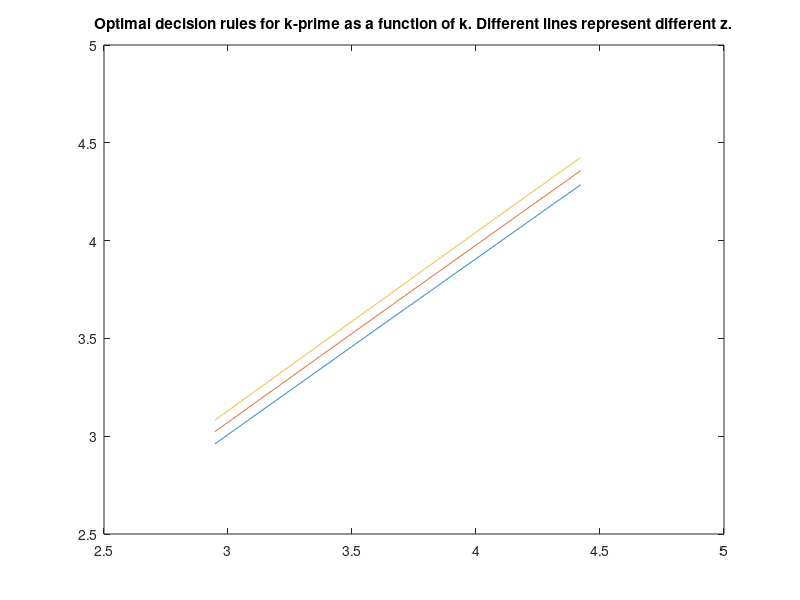
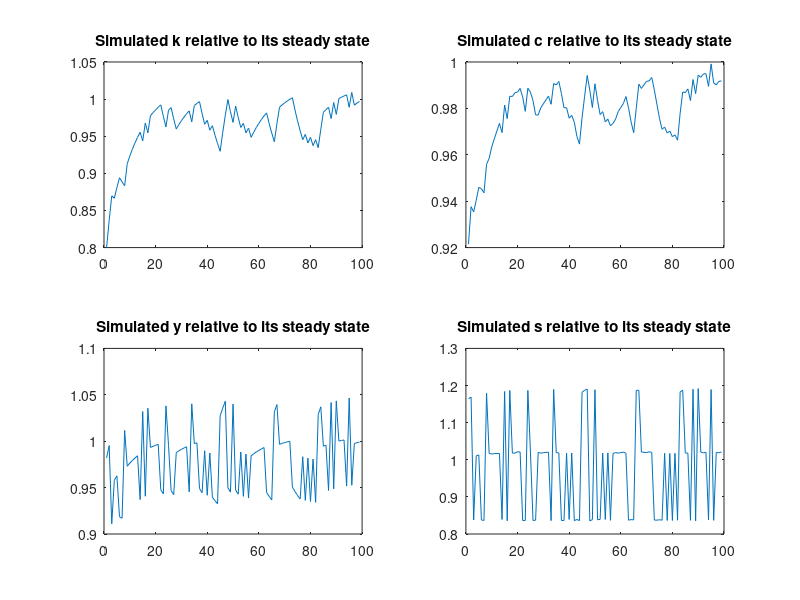
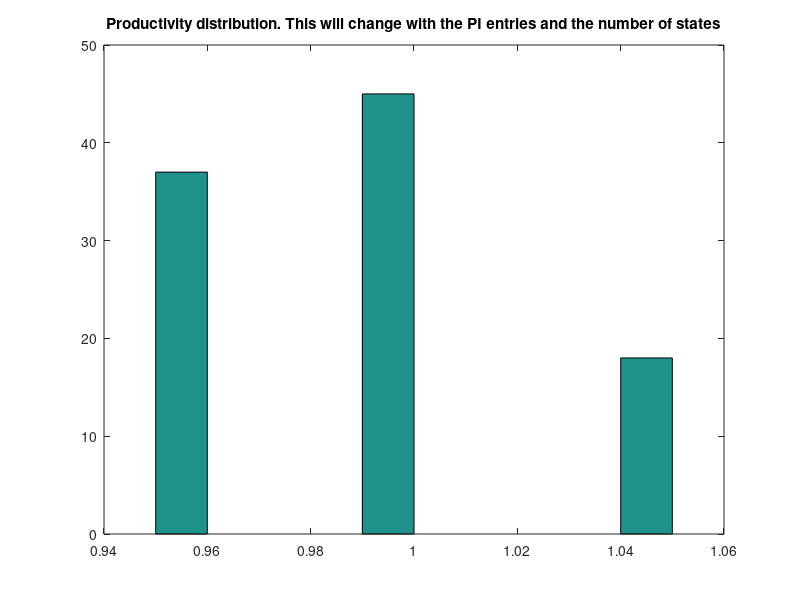

Write the MATLAB code that produced these figures, in order.
% Value function Matlab code 
% Code originally written by Panayiotis Pourpourides, pourpouridesp@cf.ac.ac.uk
% Extended by Michael Hatcher (m.c.hatcher@soton.ac.uk) to deal with N states in simulations

clc; close; clear;

%----------------------------------------------------
% 1. Set number of grid points for k (nz) and z (nz)
%----------------------------------------------------
nk = 1000; % No. of grid points for k % a high number will make k appear continuous
nz = 3; % No. of states of technology 

%-----------------
% 2. Calibration
%-----------------
sigma = 2;
theta = 0.3;
delta = 0.1;
beta = 0.98;

%---------------------------
% 3. Steady state solution
%---------------------------
ky_ss = beta*theta/(1-beta*(1-delta));
y_ss = ky_ss^(theta/(1-theta));
k_ss = ky_ss * y_ss;
c_ss = y_ss - delta*k_ss;
z_ss = 1; % normalize the steady state for z to unity

%--------------------------------
% 4. Discretize the state space
%--------------------------------
%Three states, nz = 3, example
%Z = [0.975 1 1.025];
%PI = [0.9 0.06  0.04; 0.8 0.15 0.05; 0.1 0.04 0.86];

Z = linspace(0.95,1.05,nz); %states within 5% of mean of 1
M = rand(nz); %matrix with random values in (0,1) 
for i=1:nz 
    for j=1:nz 
  PI(i,j) = M(i,j)/sum(M(i,1:nz)); %generate valid transition matrix 
    end
end

Kstep = (1.2*k_ss-0.8*k_ss) / (nk-1); % increment for the k grid points
K = 0.8*k_ss:Kstep:1.2*k_ss; % the sequence of grid points starts from 0.8*k_ss and increases by Kstep until it reaches 1.2*k_ss

%------------------------------------
% 5. Set initial value function V(0)
%------------------------------------
u = c_ss^(1-sigma) / (1-sigma);
maxiter = 1000;
V = ones(nz,nk) * u / (1-beta); % This is the infinite sum of discounted utilities, when consumption remains always at the steady state.

%--------------------------------------
% 6. Iterate on V until convergence
%--------------------------------------
maxdiff = 1e-4; % = 0.0001
diffV = 1;
iter = 1;

while (iter <= maxiter) && (diffV > maxdiff) % as long as both statements hold the iteration continues
    
% Recall that V(k,z)=max{u(k,z,k')+ beta*EV(k',z')}
% Calculate expected V
%The first loop controls the rows of the matrix, the second loop controls the columns of the matrix and the third loop controls the sum in each cell.

EV = zeros(nz,nk);
for iz = 1:nz
    for ik_prime = 1:nk
        for iz_prime = 1:nz
    EV(iz,ik_prime) = EV(iz,ik_prime) + PI(iz,iz_prime) * V(iz_prime,ik_prime);
        end
    end
end

%--------------------
% 7. Compute new V
%--------------------
newV = zeros(nz,nk);
iDecK = zeros(nz,nk); % index to decisions in k grid
for iz = 1:nz
    for ik = 1:nk
    % Calculate c for each k'
    % c is a 1*nk vector
    
    c = Z(iz)*K(ik)^theta + (1-delta)*K(ik) - K;
    c = max(c,1e-8);
    
    % c must be non-negative. If there is a negative c replace it with a
    % very small number. Negative or small cs wouldn't be chosen anyway.
    
    % Compute the value function
    
    v = c.^(1-sigma)/(1-sigma) + beta*EV(iz,:); % This is a 1 x nk vector
    [newV(iz,ik), iDecK(iz,ik)] = max(v); % pick the highest V, and save it in newV in the corresponding location. 
    
    %iDecK(iz,ik) is the location of optimal k0 as a function of the location of the current state (z; k)
    end
end

%--------------------------------------------------
% 8. Compute the distance between V(n+1) and V(n)
%--------------------------------------------------
diffV = max(abs((newV(:)-V(:))./V(:)));
iter = iter + 1;
V = newV;

end

fprintf(1,'Found value function after %5.0d iterations.',iter-1)

%-----------------------------------
% 9. Plot the optimal rule for k'
%-----------------------------------
figure (1) % number the figures. If you omit this command, only the last figure will be displayed
plot(K,K(iDecK)')
title('Optimal decision rules for k-prime as a function of k. Different lines represent different z.')

%---------------------------------------------------------------
% 10. Simulate the model using the optimal rules for T periods
%---------------------------------------------------------------
T = 100;
simiZ = zeros(1,T);
simiK = zeros(1,T);
simiZ(1) = 1;
simiK(1) = 1;
rand('state',150);
for i = 2:T

iz = 1;    
r = rand; % draw random number from uniform distribution on (0,1) 
        for j=1:nz
            if j==1 && r<=PI(simiZ(i-1),1)
                iz = 1;
            end
            if j>1 && r > sum(PI(simiZ(i-1),1:j-1)) && r <= sum(PI(simiZ(i-1),1:j))
                iz = j;
            end
        end
        
ik = simiK(i-1); % timing: simK(t) = choice of k' in period t, i.e. k in period t+1
newiK = iDecK(iz,ik);
simiZ(i) = iz;
simiK(i) = newiK;
end

% There are N states for z, z1, z2,...,zN. We used the uniform dist. on (0,1) to determine the realized state. 
 
%---------------------------------
% 11. Compute simulated y and c
%---------------------------------

simZ = Z(simiZ(2:end)); % a vector that contains the simulated value of z at each date
simKnext = K(simiK(2:end)); % a vector that contains the simulated grid point of k0 at each date
simK = K(simiK(1:end-1)); % a vector that contains the simulated grid point of k at each date
% y and c
simY = simZ.*simK.^theta;
simC = simY + (1-delta)*simK - simKnext;
%For distribution plot below
simZ = Z(simiZ(1:end)); 

%---------------------------------------
% 12. Plot simulated k, y and c
%---------------------------------------

figure (2)
subplot (221)
plot([simK'/k_ss])
title('Simulated k relative to its steady state')
subplot (222)
plot([simC'/c_ss])
title('Simulated c relative to its steady state')
subplot (223)
plot([simY'/y_ss])
title('Simulated y relative to its steady state')
subplot (224)
plot([(simY'-simC')/(y_ss - c_ss)])
title('Simulated s relative to its steady state') %saving = output - consumption as closed economy with no government
figure (3)
hist(simZ)
title('Productivity distribution. This will change with the PI entries and the number of states')
